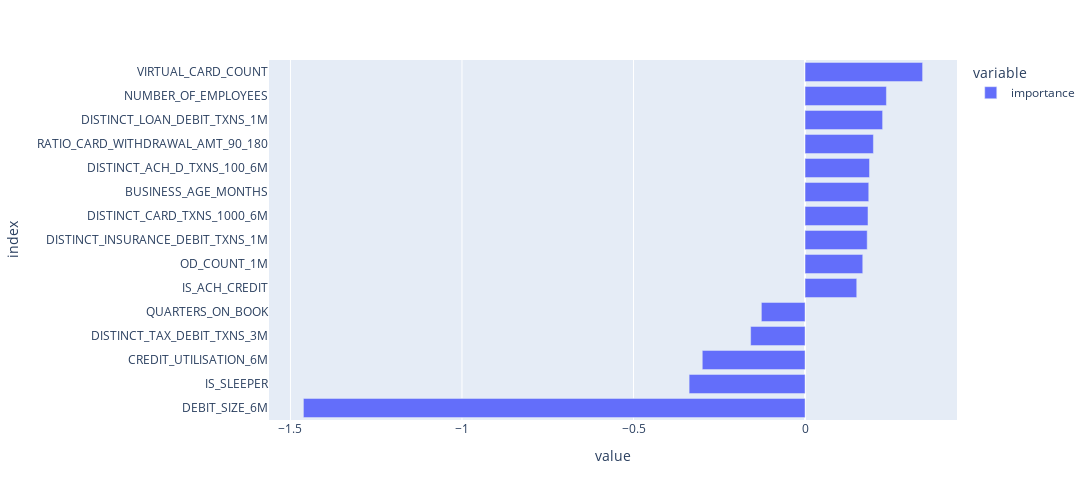

The notebook cell saved with this chart:
### Code cell
feat_imp = feature_importance(logreg_model, df[feat_list], show_plot=True)

### Figure 1 — Plotly figure (JSON) as saved in the notebook; plotly's stock layout.template omitted (floating-point values rounded to 4 significant figures)
{"data": [{"alignmentgroup": "True", "hovertemplate": "variable=importance<br>value=%{x}<br>index=%{y}<extra></extra>", "legendgroup": "importance", "marker": {"color": "#636efa", "pattern": {"shape": ""}}, "name": "importance", "offsetgroup": "importance", "orientation": "h", "showlegend": true, "textposition": "auto", "type": "bar", "x": [0.3427, -0.3379, 0.2372, 0.1858, -0.1273, 0.1507, 0.1993, -1.462, 0.188, 0.1835, -0.2996, 0.1683, 0.2262, 0.1812, -0.1586], "xaxis": "x", "y": ["VIRTUAL_CARD_COUNT", "IS_SLEEPER", "NUMBER_OF_EMPLOYEES", "BUSINESS_AGE_MONTHS", "QUARTERS_ON_BOOK", "IS_ACH_CREDIT", "RATIO_CARD_WITHDRAWAL_AMT_90_180", "DEBIT_SIZE_6M", "DISTINCT_ACH_D_TXNS_100_6M", "DISTINCT_CARD_TXNS_1000_6M", "CREDIT_UTILISATION_6M", "OD_COUNT_1M", "DISTINCT_LOAN_DEBIT_TXNS_1M", "DISTINCT_INSURANCE_DEBIT_TXNS_1M", "DISTINCT_TAX_DEBIT_TXNS_3M"], "yaxis": "y"}], "layout": {"barmode": "relative", "height": 500, "legend": {"title": {"text": "variable"}, "tracegroupgap": 0}, "margin": {"t": 60}, "width": 1400, "xaxis": {"anchor": "y", "domain": [0, 1], "title": {"text": "value"}}, "yaxis": {"anchor": "x", "categoryorder": "total ascending", "domain": [0, 1], "title": {"text": "index"}}}}
